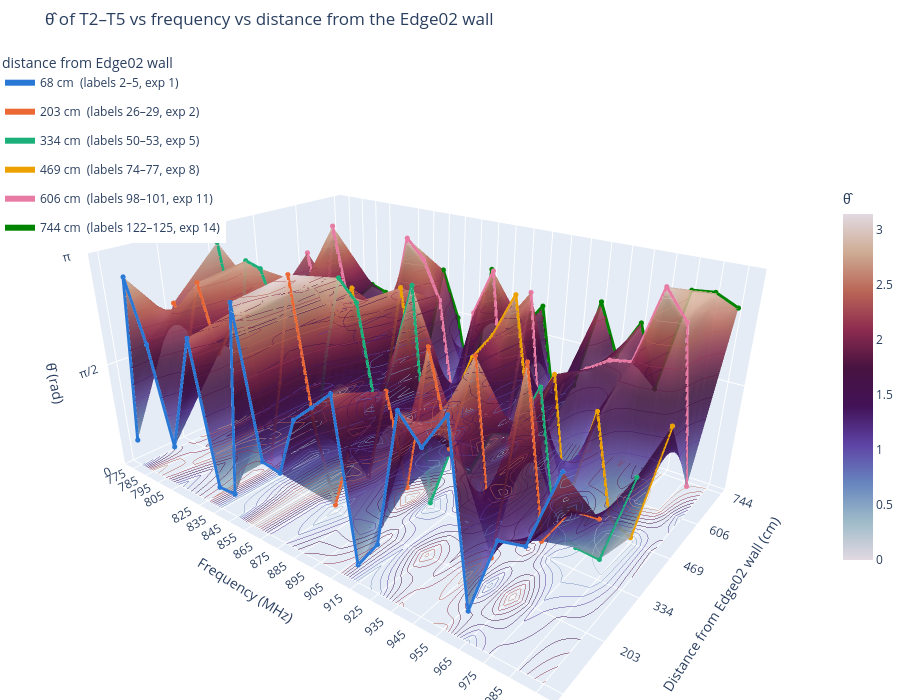
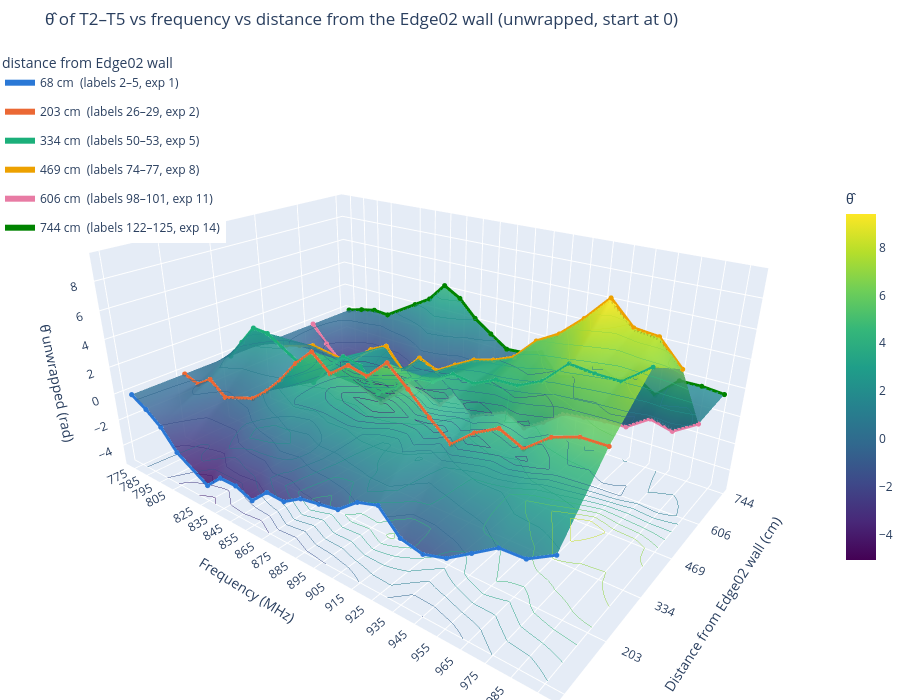

The code cell stored with these charts, in order, in its notebook:
### Code cell
plot_tag_link_vs_wall_3d(TAG_LINK_25, unwrap=False)
plot_tag_link_vs_wall_3d(TAG_LINK_25, unwrap=True, zero_start=True)

### Figure 1 — Plotly figure (JSON) as saved in the notebook; plotly's stock layout.template omitted (floating-point values rounded to 4 significant figures; data arrays with more than 128 entries replaced by an {"elided": "..."} marker saying what was removed)
{"data": [{"cmax": 3.142, "cmin": 0, "colorbar": {"len": 0.6, "title": {"text": "θ̂"}, "x": 1}, "colorscale": [[0, "#e2d9e2"], [0.1111, "#9ebbc9"], [0.2222, "#6785be"], [0.3333, "#5e43a5"], [0.4444, "#421257"], [0.5556, "#471340"], [0.6667, "#8e2c50"], [0.7778, "#ba6657"], [0.8889, "#ceac94"], [1, "#e2d9e2"]], "contours": {"z": {"end": 3.142, "project": {"z": true}, "show": true, "size": 0.2618, "start": 0, "usecolormap": true, "width": 2}}, "hovertemplate": "%{x} MHz, %{y:.0f} cm<br>θ̂ = %{z:.4g} rad<extra></extra>", "name": "surface", "opacity": 0.85, "type": "surface", "x": [775, 785, 795, 805, 825, 835, 845, 855, 865, 875, 885, 895, 905, 915, 925, 935, 945, 955, 965, 975, 985, 995], "y": [67.99, 203.1, 334.1, 469.4, 606.2, 744.0], "z": {"elided": "6x22 float values"}}, {"hovertemplate": "%{x} MHz<br>%{y:.0f} cm<br>θ̂ = %{z:.4g} rad<extra>68 cm  (labels 2–5, exp 1)</extra>", "legendgroup": "68 cm  (labels 2–5, exp 1)", "line": {"color": "#2a78d6", "width": 6}, "marker": {"color": "#2a78d6", "size": 3}, "mode": "lines+markers", "name": "68 cm  (labels 2–5, exp 1)", "type": "scatter3d", "x": [775, 785, 795, 805, 825, 835, 845, 855, 865, 875, 885, 895, 905, 915, 925, 935, 945, 955, 965, 975, 985, 995], "y": [67.99, 67.99, 67.99, 67.99, 67.99, 67.99, 67.99, 67.99, 67.99, 67.99, 67.99, 67.99, 67.99, 67.99, 67.99, 67.99, 67.99, 67.99, 67.99, 67.99, 67.99, 67.99], "z": [0.4045, 2.886, 2.025, 0.6129, 2.342, 0.3301, 0.3453, 3.0, 1.049, 1.004, 1.809, 2.057, 2.317, 0.2534, 0.6753, 2.41, 2.1, 2.555, 0.4079, 1.415, 1.489, 2.401]}, {"hovertemplate": "%{x} MHz<br>%{y:.0f} cm<br>θ̂ = %{z:.4g} rad<extra>203 cm  (labels 26–29, exp 2)</extra>", "legendgroup": "203 cm  (labels 26–29, exp 2)", "line": {"color": "#eb6834", "width": 6}, "marker": {"color": "#eb6834", "size": 3}, "mode": "lines+markers", "name": "203 cm  (labels 26–29, exp 2)", "type": "scatter3d", "x": [775, 785, 795, 805, 825, 835, 845, 855, 865, 875, 885, 895, 905, 915, 925, 935, 945, 955, 965, 975, 985, 995], "y": [203.1, 203.1, 203.1, 203.1, 203.1, 203.1, 203.1, 203.1, 203.1, 203.1, 203.1, 203.1, 203.1, 203.1, 203.1, 203.1, 203.1, 203.1, 203.1, 203.1, 203.1, 203.1], "z": [2.227, 1.843, 2.647, 1.691, 2.514, 0.3468, 1.59, 3.107, 1.134, 0.09285, 1.052, 0.7637, 2.013, 0.8383, 2.717, 1.579, 2.774, 0.3922, 2.866, 0.8957, 1.411, 1.435]}, {"hovertemplate": "%{x} MHz<br>%{y:.0f} cm<br>θ̂ = %{z:.4g} rad<extra>334 cm  (labels 50–53, exp 5)</extra>", "legendgroup": "334 cm  (labels 50–53, exp 5)", "line": {"color": "#1baf7a", "width": 6}, "marker": {"color": "#1baf7a", "size": 3}, "mode": "lines+markers", "name": "334 cm  (labels 50–53, exp 5)", "type": "scatter3d", "x": [775, 785, 795, 805, 825, 835, 845, 855, 865, 875, 885, 895, 905, 915, 925, 935, 945, 955, 965, 975, 985, 995], "y": [334.1, 334.1, 334.1, 334.1, 334.1, 334.1, 334.1, 334.1, 334.1, 334.1, 334.1, 334.1, 334.1, 334.1, 334.1, 334.1, 334.1, 334.1, 334.1, 334.1, 334.1, 334.1], "z": [2.926, 1.272, 2.757, 2.696, 1.286, 0.1409, 1.694, 2.856, 2.584, 1.06, 1.935, 2.999, 0.04985, 0.9366, 0.7587, 1.416, 1.486, 2.189, 0.4682, 0.309, 0.2856, 1.494]}, {"hovertemplate": "%{x} MHz<br>%{y:.0f} cm<br>θ̂ = %{z:.4g} rad<extra>469 cm  (labels 74–77, exp 8)</extra>", "legendgroup": "469 cm  (labels 74–77, exp 8)", "line": {"color": "#eda100", "width": 6}, "marker": {"color": "#eda100", "size": 3}, "mode": "lines+markers", "name": "469 cm  (labels 74–77, exp 8)", "type": "scatter3d", "x": [775, 785, 795, 805, 825, 835, 845, 855, 865, 875, 885, 895, 905, 915, 925, 935, 945, 955, 965, 975, 985, 995], "y": [469.4, 469.4, 469.4, 469.4, 469.4, 469.4, 469.4, 469.4, 469.4, 469.4, 469.4, 469.4, 469.4, 469.4, 469.4, 469.4, 469.4, 469.4, 469.4, 469.4, 469.4, 469.4], "z": [1.654, 1.543, 1.883, 2.231, 1.911, 2.369, 0.2847, 0.9296, 2.558, 0.815, 0.2799, 1.096, 1.849, 2.236, 2.835, 1.133, 1.943, 0.09252, 1.628, 0.2328, 0.07856, 1.732]}, {"hovertemplate": "%{x} MHz<br>%{y:.0f} cm<br>θ̂ = %{z:.4g} rad<extra>606 cm  (labels 98–101, exp 11)</extra>", "legendgroup": "606 cm  (labels 98–101, exp 11)", "line": {"color": "#e87ba4", "width": 6}, "marker": {"color": "#e87ba4", "size": 3}, "mode": "lines+markers", "name": "606 cm  (labels 98–101, exp 11)", "type": "scatter3d", "x": [775, 785, 795, 805, 825, 835, 845, 855, 865, 875, 885, 895, 905, 915, 925, 935, 945, 955, 965, 975, 985, 995], "y": [606.2, 606.2, 606.2, 606.2, 606.2, 606.2, 606.2, 606.2, 606.2, 606.2, 606.2, 606.2, 606.2, 606.2, 606.2, 606.2, 606.2, 606.2, 606.2, 606.2, 606.2, 606.2], "z": [2.377, 0.9537, 2.913, 1.595, 0.4679, 1.673, 2.963, 2.703, 2.131, 0.3753, 2.076, 2.749, 0.2018, 2.567, 0.3576, 1.501, 1.702, 1.907, 1.968, 3.013, 2.635, 0.4882]}, {"hovertemplate": "%{x} MHz<br>%{y:.0f} cm<br>θ̂ = %{z:.4g} rad<extra>744 cm  (labels 122–125, exp 14)</extra>", "legendgroup": "744 cm  (labels 122–125, exp 14)", "line": {"color": "#008300", "width": 6}, "marker": {"color": "#008300", "size": 3}, "mode": "lines+markers", "name": "744 cm  (labels 122–125, exp 14)", "type": "scatter3d", "x": [775, 785, 795, 805, 825, 835, 845, 855, 865, 875, 885, 895, 905, 915, 925, 935, 945, 955, 965, 975, 985, 995], "y": [744.0, 744.0, 744.0, 744.0, 744.0, 744.0, 744.0, 744.0, 744.0, 744.0, 744.0, 744.0, 744.0, 744.0, 744.0, 744.0, 744.0, 744.0, 744.0, 744.0, 744.0, 744.0], "z": [1.099, 1.452, 1.727, 1.646, 0.06407, 0.8499, 2.267, 1.531, 0.2187, 2.446, 1.558, 1.656, 2.058, 0.523, 0.9521, 2.319, 1.589, 2.149, 1.251, 2.735, 2.768, 2.627]}], "layout": {"height": 700, "legend": {"title": {"text": "distance from Edge02 wall"}, "x": 0, "y": 1}, "margin": {"b": 0, "l": 0, "r": 0, "t": 50}, "scene": {"aspectmode": "manual", "aspectratio": {"x": 1.8, "y": 1.2, "z": 0.8}, "camera": {"eye": {"x": 1.5, "y": -1.9, "z": 1.1}}, "xaxis": {"tickvals": [775, 785, 795, 805, 825, 835, 845, 855, 865, 875, 885, 895, 905, 915, 925, 935, 945, 955, 965, 975, 985, 995], "title": {"text": "Frequency (MHz)"}}, "yaxis": {"ticktext": ["68", "203", "334", "469", "606", "744"], "tickvals": [67.99, 203.1, 334.1, 469.4, 606.2, 744.0], "title": {"text": "Distance from Edge02 wall (cm)"}}, "zaxis": {"range": [0, 3.142], "ticktext": ["0", "π/2", "π"], "tickvals": [0, 1.571, 3.142], "title": {"text": "θ̂ (rad)"}}}, "title": {"text": "θ̂ of T2–T5 vs frequency vs distance from the Edge02 wall"}}}

### Figure 2 — Plotly figure (JSON) as saved in the notebook; plotly's stock layout.template omitted (floating-point values rounded to 4 significant figures; data arrays with more than 128 entries replaced by an {"elided": "..."} marker saying what was removed)
{"data": [{"cmax": 9.399, "cmin": -5.051, "colorbar": {"len": 0.6, "title": {"text": "θ̂"}, "x": 1}, "colorscale": [[0, "#440154"], [0.1111, "#482878"], [0.2222, "#3e4989"], [0.3333, "#31688e"], [0.4444, "#26828e"], [0.5556, "#1f9e89"], [0.6667, "#35b779"], [0.7778, "#6ece58"], [0.8889, "#b5de2b"], [1, "#fde725"]], "contours": {"z": {"end": 9.399, "project": {"z": true}, "show": true, "size": 1.204, "start": -5.051, "usecolormap": true, "width": 2}}, "hovertemplate": "%{x} MHz, %{y:.0f} cm<br>θ̂ = %{z:.4g} rad<extra></extra>", "name": "surface", "opacity": 0.85, "type": "surface", "x": [775, 785, 795, 805, 825, 835, 845, 855, 865, 875, 885, 895, 905, 915, 925, 935, 945, 955, 965, 975, 985, 995], "y": [67.99, 203.1, 334.1, 469.4, 606.2, 744.0], "z": {"elided": "6x22 float values"}}, {"hovertemplate": "%{x} MHz<br>%{y:.0f} cm<br>θ̂ = %{z:.4g} rad<extra>68 cm  (labels 2–5, exp 1)</extra>", "legendgroup": "68 cm  (labels 2–5, exp 1)", "line": {"color": "#2a78d6", "width": 6}, "marker": {"color": "#2a78d6", "size": 3}, "mode": "lines+markers", "name": "68 cm  (labels 2–5, exp 1)", "type": "scatter3d", "x": [775, 785, 795, 805, 825, 835, 845, 855, 865, 875, 885, 895, 905, 915, 925, 935, 945, 955, 965, 975, 985, 995], "y": [67.99, 67.99, 67.99, 67.99, 67.99, 67.99, 67.99, 67.99, 67.99, 67.99, 67.99, 67.99, 67.99, 67.99, 67.99, 67.99, 67.99, 67.99, 67.99, 67.99, 67.99, 67.99], "z": [0.0, -0.6597, -1.521, -2.933, -4.345, -3.216, -3.201, -3.688, -2.497, -2.542, -1.737, -1.489, -1.229, -0.1511, 0.2708, -1.136, -1.446, -0.9911, 0.003459, 1.011, 1.085, 1.997]}, {"hovertemplate": "%{x} MHz<br>%{y:.0f} cm<br>θ̂ = %{z:.4g} rad<extra>203 cm  (labels 26–29, exp 2)</extra>", "legendgroup": "203 cm  (labels 26–29, exp 2)", "line": {"color": "#eb6834", "width": 6}, "marker": {"color": "#eb6834", "size": 3}, "mode": "lines+markers", "name": "203 cm  (labels 26–29, exp 2)", "type": "scatter3d", "x": [775, 785, 795, 805, 825, 835, 845, 855, 865, 875, 885, 895, 905, 915, 925, 935, 945, 955, 965, 975, 985, 995], "y": [203.1, 203.1, 203.1, 203.1, 203.1, 203.1, 203.1, 203.1, 203.1, 203.1, 203.1, 203.1, 203.1, 203.1, 203.1, 203.1, 203.1, 203.1, 203.1, 203.1, 203.1, 203.1], "z": [0.0, -0.3838, 0.4201, -0.5355, 0.2873, 1.262, 2.505, 4.022, 5.19, 4.149, 5.108, 4.82, 6.07, 4.895, 3.632, 2.494, 3.689, 4.449, 3.781, 4.952, 5.467, 5.492]}, {"hovertemplate": "%{x} MHz<br>%{y:.0f} cm<br>θ̂ = %{z:.4g} rad<extra>334 cm  (labels 50–53, exp 5)</extra>", "legendgroup": "334 cm  (labels 50–53, exp 5)", "line": {"color": "#1baf7a", "width": 6}, "marker": {"color": "#1baf7a", "size": 3}, "mode": "lines+markers", "name": "334 cm  (labels 50–53, exp 5)", "type": "scatter3d", "x": [775, 785, 795, 805, 825, 835, 845, 855, 865, 875, 885, 895, 905, 915, 925, 935, 945, 955, 965, 975, 985, 995], "y": [334.1, 334.1, 334.1, 334.1, 334.1, 334.1, 334.1, 334.1, 334.1, 334.1, 334.1, 334.1, 334.1, 334.1, 334.1, 334.1, 334.1, 334.1, 334.1, 334.1, 334.1, 334.1], "z": [0.0, 1.488, 2.972, 2.911, 1.501, 0.3561, 1.909, 3.071, 2.799, 1.275, 2.15, 3.214, 3.407, 4.293, 4.116, 4.773, 4.843, 5.546, 6.967, 6.807, 6.784, 7.992]}, {"hovertemplate": "%{x} MHz<br>%{y:.0f} cm<br>θ̂ = %{z:.4g} rad<extra>469 cm  (labels 74–77, exp 8)</extra>", "legendgroup": "469 cm  (labels 74–77, exp 8)", "line": {"color": "#eda100", "width": 6}, "marker": {"color": "#eda100", "size": 3}, "mode": "lines+markers", "name": "469 cm  (labels 74–77, exp 8)", "type": "scatter3d", "x": [775, 785, 795, 805, 825, 835, 845, 855, 865, 875, 885, 895, 905, 915, 925, 935, 945, 955, 965, 975, 985, 995], "y": [469.4, 469.4, 469.4, 469.4, 469.4, 469.4, 469.4, 469.4, 469.4, 469.4, 469.4, 469.4, 469.4, 469.4, 469.4, 469.4, 469.4, 469.4, 469.4, 469.4, 469.4, 469.4], "z": [0.0, -0.1112, 0.2291, 0.5776, 0.2574, 0.7148, 1.773, 2.417, 0.9043, 2.303, 1.768, 2.584, 3.337, 3.724, 4.322, 5.763, 6.572, 7.864, 9.399, 8.004, 7.85, 6.361]}, {"hovertemplate": "%{x} MHz<br>%{y:.0f} cm<br>θ̂ = %{z:.4g} rad<extra>606 cm  (labels 98–101, exp 11)</extra>", "legendgroup": "606 cm  (labels 98–101, exp 11)", "line": {"color": "#e87ba4", "width": 6}, "marker": {"color": "#e87ba4", "size": 3}, "mode": "lines+markers", "name": "606 cm  (labels 98–101, exp 11)", "type": "scatter3d", "x": [775, 785, 795, 805, 825, 835, 845, 855, 865, 875, 885, 895, 905, 915, 925, 935, 945, 955, 965, 975, 985, 995], "y": [606.2, 606.2, 606.2, 606.2, 606.2, 606.2, 606.2, 606.2, 606.2, 606.2, 606.2, 606.2, 606.2, 606.2, 606.2, 606.2, 606.2, 606.2, 606.2, 606.2, 606.2, 606.2], "z": [0.0, -1.423, -2.606, -3.923, -5.051, -3.846, -2.556, -2.816, -3.388, -2.002, -3.442, -2.769, -2.175, -2.952, -2.019, -0.8762, -0.675, -0.4697, -0.4092, 0.6356, 0.2585, 1.253]}, {"hovertemplate": "%{x} MHz<br>%{y:.0f} cm<br>θ̂ = %{z:.4g} rad<extra>744 cm  (labels 122–125, exp 14)</extra>", "legendgroup": "744 cm  (labels 122–125, exp 14)", "line": {"color": "#008300", "width": 6}, "marker": {"color": "#008300", "size": 3}, "mode": "lines+markers", "name": "744 cm  (labels 122–125, exp 14)", "type": "scatter3d", "x": [775, 785, 795, 805, 825, 835, 845, 855, 865, 875, 885, 895, 905, 915, 925, 935, 945, 955, 965, 975, 985, 995], "y": [744.0, 744.0, 744.0, 744.0, 744.0, 744.0, 744.0, 744.0, 744.0, 744.0, 744.0, 744.0, 744.0, 744.0, 744.0, 744.0, 744.0, 744.0, 744.0, 744.0, 744.0, 744.0], "z": [0.0, 0.3535, 0.6279, 0.5477, 2.107, 2.893, 4.31, 3.574, 2.262, 1.347, 0.4596, 0.5573, 0.9596, -0.5757, -0.1467, 1.22, 0.4901, 1.05, 0.1522, 1.637, 1.669, 1.528]}], "layout": {"height": 700, "legend": {"title": {"text": "distance from Edge02 wall"}, "x": 0, "y": 1}, "margin": {"b": 0, "l": 0, "r": 0, "t": 50}, "scene": {"aspectmode": "manual", "aspectratio": {"x": 1.8, "y": 1.2, "z": 0.8}, "camera": {"eye": {"x": 1.5, "y": -1.9, "z": 1.1}}, "xaxis": {"tickvals": [775, 785, 795, 805, 825, 835, 845, 855, 865, 875, 885, 895, 905, 915, 925, 935, 945, 955, 965, 975, 985, 995], "title": {"text": "Frequency (MHz)"}}, "yaxis": {"ticktext": ["68", "203", "334", "469", "606", "744"], "tickvals": [67.99, 203.1, 334.1, 469.4, 606.2, 744.0], "title": {"text": "Distance from Edge02 wall (cm)"}}, "zaxis": {"title": {"text": "θ̂ unwrapped (rad)"}}}, "title": {"text": "θ̂ of T2–T5 vs frequency vs distance from the Edge02 wall (unwrapped, start at 0)"}}}
